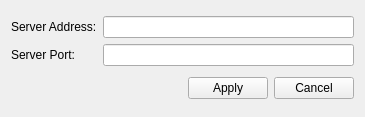
<?xml version="1.0" encoding="UTF-8"?>
<ui version="4.0">
 <class>Form</class>
 <widget class="QWidget" name="Form">
  <property name="geometry">
   <rect>
    <x>0</x>
    <y>0</y>
    <width>365</width>
    <height>117</height>
   </rect>
  </property>
  <property name="maximumSize">
   <size>
    <width>365</width>
    <height>117</height>
   </size>
  </property>
  <property name="windowTitle">
   <string>Form</string>
  </property>
  <layout class="QVBoxLayout" name="verticalLayout_2">
   <item>
    <layout class="QGridLayout" name="gridLayout">
     <item row="0" column="0">
      <widget class="QLabel" name="label_host_name">
       <property name="text">
        <string>Server Address:</string>
       </property>
      </widget>
     </item>
     <item row="1" column="0">
      <widget class="QLabel" name="label_port_name">
       <property name="text">
        <string>Server Port:</string>
       </property>
      </widget>
     </item>
     <item row="0" column="1">
      <widget class="QLineEdit" name="lineEdit_host"/>
     </item>
     <item row="1" column="1">
      <widget class="QLineEdit" name="lineEdit_port"/>
     </item>
    </layout>
   </item>
   <item>
    <layout class="QHBoxLayout" name="horizontalLayout_4">
     <item>
      <spacer name="horizontalSpacer">
       <property name="orientation">
        <enum>Qt::Horizontal</enum>
       </property>
       <property name="sizeHint" stdset="0">
        <size>
         <width>40</width>
         <height>20</height>
        </size>
       </property>
      </spacer>
     </item>
     <item>
      <widget class="QPushButton" name="pushButton_apply">
       <property name="text">
        <string>Apply</string>
       </property>
      </widget>
     </item>
     <item>
      <widget class="QPushButton" name="pushButton_cancel">
       <property name="text">
        <string>Cancel</string>
       </property>
      </widget>
     </item>
    </layout>
   </item>
  </layout>
 </widget>
 <resources/>
 <connections/>
</ui>
